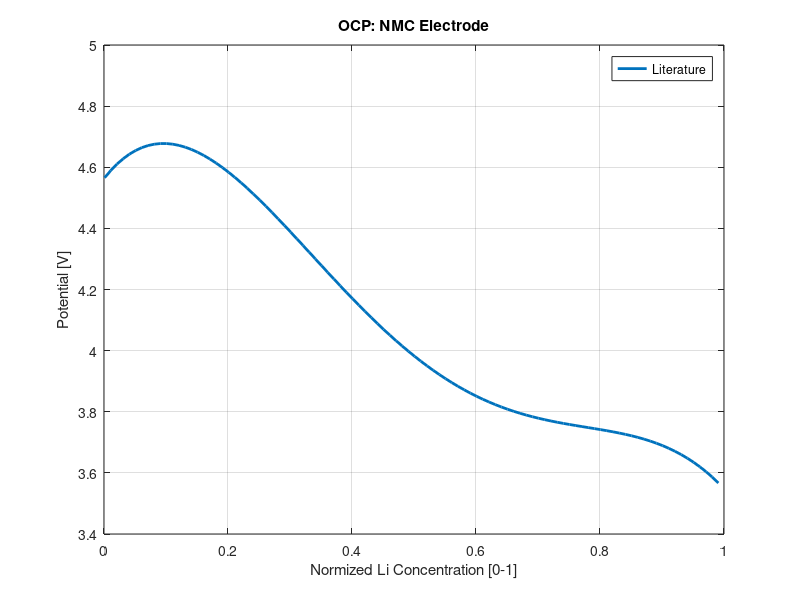
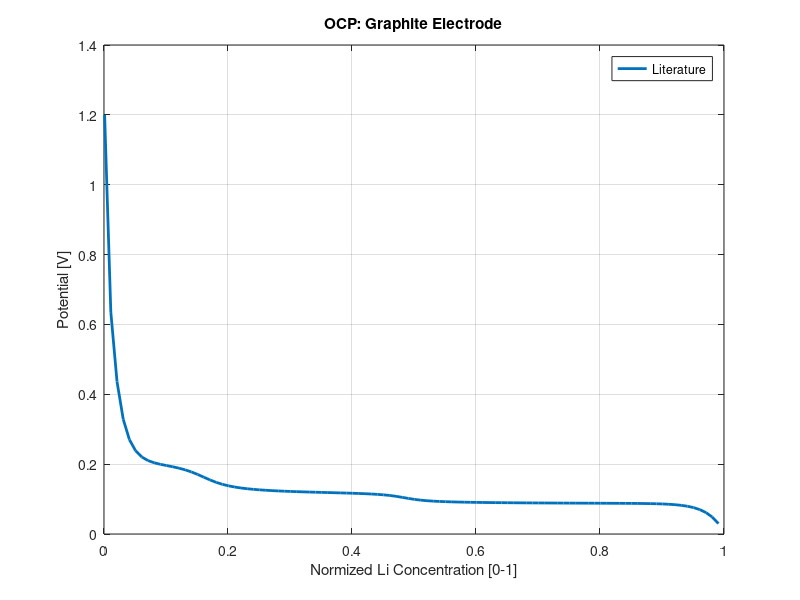

Reproduce these figures in MATLAB, in order.
clc
close all

x_data = [0.001:0.01:1];

for i=1:length(x_data)
    
OCP_NMC(i)= -10.72*x_data(i)^4 + 23.88*x_data(i)^3 -16.77*x_data(i)^2 + 2.595*x_data(i) +4.563;    
    %OCPp(i) = interp1((1-Norm_concentration),OCP_P,x_data(i));
 
end

figure(1)
plot(x_data,OCP_NMC,'linewidth',2)
grid on
hold on
%plot(x_data,OCPp,'r','linewidth',2)
legend('Literature','Samsung')
title('OCP: NMC Electrode')
xlabel('Normized Li Concentration [0-1]')
ylabel('Potential [V]')
%ylim([3.5 4.5])



x_data2 = [0.001:0.01:1];

for i=1:length(x_data2)
    
OCP_G(i)= 0.1493 + 0.8493*exp(-61.79*x_data2(i))+0.3824*exp(-665.8*x_data2(i))- exp(39.42*x_data2(i)-41.92)-0.03131*atan(25.59*x_data2(i)-4.099)-0.009434*atan(32.49*x_data2(i)-15.74);  
  %OCPn(i) = interp1(Norm_concentration,OCP_N,x_data2(i)); 


end

figure(2)
plot(x_data2,OCP_G,'linewidth',2)
grid on
hold on
%plot(x_data2,OCPn,'r','linewidth',2)
legend('Literature','Samsung')
title('OCP: Graphite Electrode')
xlabel('Normized Li Concentration [0-1]')
ylabel('Potential [V]')
% ylim([3.5 4.5])